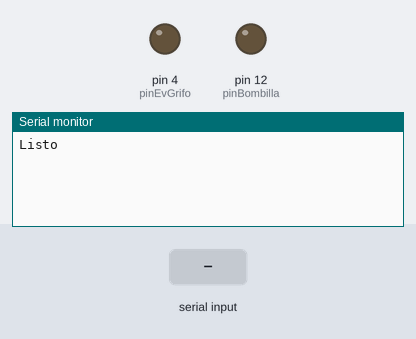
This sketch was run on a simulated Arduino Uno, built with avr-gcc and run on an emulated ATmega328P. Shown: output pins drawn as LEDs (lit = HIGH), the last lines printed to the serial monitor. Inputs (shaded band) come from the test bench.

Above: at 1.2 s.
1.3 s: "0\n" received over Serial
At 2.5 s:
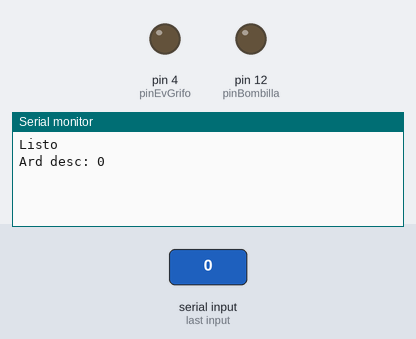
2.8 s: "2\n" received over Serial
At 3.7 s:
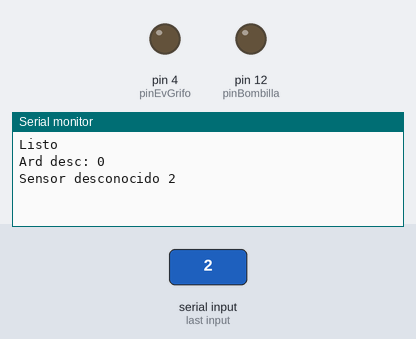

The sketch:

codigoArduino.ino
```cpp
// En primer lugar definimos el arduino que es, los actuadores y sensores que tiene
// que tiene y los pin del arduino que usa cada sensor/actuador
//
// Arduino: 2 (Cocina)
// Sensores/Actuadores:
//  - 0 leeSensores
//  - actuadorBombilla - es la luz de la cocina. Usa los pins de arduino:
//    - 12 pinBombilla - Bombilla cocina
//  - actuadorGrifo - es el grifo de la cocina
//    - 4 pinEvGrifo - electrovalvula que abre/cierra el grifo
//  - sensorTemp - sensor de Temperatura del grifo
//    - 6 pinSensorTH - sensor de Tª y humedad del grifo
//  - sensorHum - sensor de humedad del grifo
//    - 6 pinSensorTH - sensor de Tª y humedad del grifo
//  - sensorCaudal - sensor de caudal del grifo
//    - 9 pinSensorCaudal - sensor de caudal del grifo

#define soyArduino '2'
// Sensores/Actuadores:
#define leeSensores '0'
#define actuadorBombilla '1'
#define actuadorGrifo '2'
#define sensorTemp '3'
#define sensorHum '4'
#define sensorCaudal '5'
// Pins del Arduino usados
#define pinBombilla 12
#define pinEvGrifo 4
#define pinSensorTH 6
#define pinSensorCaudal 9

String inputString = "";         // a string to hold incoming data
boolean stringComplete = false;  // whether the string is complete

void setup() {
  Serial.begin(9600);
  Serial.println("Listo");

  pinMode(pinBombilla, OUTPUT);
  pinMode(pinEvGrifo, OUTPUT);
  pinMode(pinSensorTH, INPUT);
  pinMode(pinSensorCaudal, INPUT);
  inputString.reserve(200);   // reserve 200 bytes for the inputString
}

void loop() {
  // procesa la orden si está completa
  if (stringComplete) {
    // Obtenemos el primer elemento pasado que será el código del Arduino
    // a quien se ha enviado la orden
    // Sólo procesamos la orden si somos su destinatario
    if (inputString.charAt(0) == soyArduino) {
      // Obtenemos el actuador del segundo elemento pasado
      switch(inputString.charAt(2)) {
          case leeSensores: {
            // Leer sensores, ej.,
            int temp=25;
            int humedad=56;
            int caudal=15;
            String datos="";
            datos += soyArduino;
            datos += ':';
            datos += sensorTemp;
            datos += '-';
            datos += temp;
            datos += ':';
            datos += sensorHum;
            datos += '-';
            datos += humedad;
            datos += ':';
            datos += sensorCaudal;
            datos += '-';
            datos += caudal;
            Serial.println(datos);
            break;
          }
          case actuadorBombilla:
            switch (inputString.charAt(4)) {
              case '0':   // Apagar
                digitalWrite(pinBombilla, LOW);
                Serial.println("Off");
                break;
              case '1':   // Encender
                digitalWrite(pinBombilla, HIGH);
              Serial.println("On");
                break;
              default:
                Serial.println("Orden desconocida "+inputString);
            }
            break;
          case actuadorGrifo:
            switch (inputString.charAt(4)) {
              case '0':   // Cerrar
                // orden al pin evGrifo para cerrarlo
                Serial.println("Off");
                break;
              case '1':   // Abrir
                // orden al pin evGrifo para abrirlo
              Serial.println("On");
                break;
              default:
                Serial.println("Orden desconocida "+inputString);
            }
            break;
          default:
            Serial.println("Sensor desconocido "+inputString);
            break;
      }
    } else {
      Serial.println("Ard desc: "+inputString);
    }
    // clear the string:
    inputString = "";
    stringComplete = false;
  }
}

/*
  SerialEvent occurs whenever a new data comes in the
 hardware serial RX.  This routine is run between each
 time loop() runs, so using delay inside loop can delay
 response.  Multiple bytes of data may be available.
 */
void serialEvent() {
  while (Serial.available()) {
    // get the new byte:
    char inChar = (char)Serial.read();
    // if the incoming character is a newline, set a flag
    // so the main loop can do something about it:
    if (inChar == '\n' || inChar == ';') {
      stringComplete = true;
    } else {
      // add it to the inputString:
      inputString += inChar;
    }
  }
}
```

Measured:
- after the input at 1.3 s, the serial monitor: prints a new line at once (image 1)
- after the input at 2.8 s, the serial monitor: prints a new line at once (image 2)
